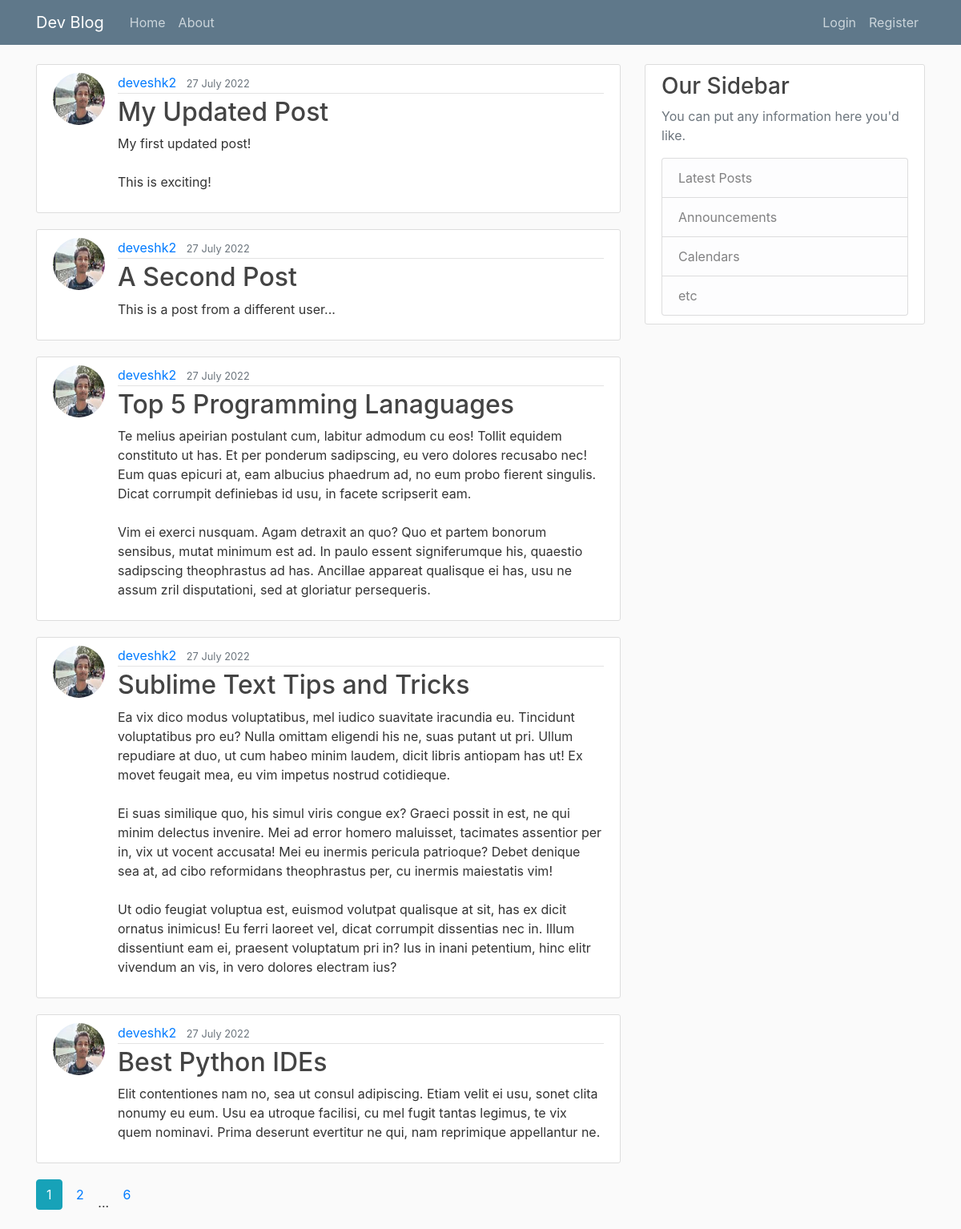
The page /home on the database its author committed.
### FlaskBlog/models.py (models this page shows, shortened)
class Post(db.Model):
    id = db.Column(db.Integer, primary_key=True)
    title = db.Column(db.String(100), nullable=False)
    date_posted = db.Column(db.DateTime, nullable=False, default=date.today())
    content = db.Column(db.Text, nullable=False)
    user_id = db.Column(db.Integer, db.ForeignKey("user.id"), nullable=False)

class User(db.Model, UserMixin):
    id = db.Column(db.Integer, primary_key=True)
    username = db.Column(db.String(20), unique=True, nullable=False)
    email = db.Column(db.String(120), unique=True, nullable=False)
    image_file = db.Column(db.String(120), nullable=False, default="default.jpg")
    password = db.Column(db.String(60), nullable=False)
    posts = db.relationship("Post", backref="author", lazy=True)

### FlaskBlog/Main/route.py (the view)
@main.route("/")
@main.route("/home")
def home():
    page = request.args.get('page', 1, type=int)
    posts = Post.query.order_by(Post.date_posted.desc()).paginate(page=page, per_page=5)
    return render_template('home.html', posts=posts)

### FlaskBlog/templates/home.html
{% extends "layout.html" %}
{% block content %}
{% for post in posts.items %}
<article class="media content-section">
    <img class="rounded-circle article-img"
         src="{{ url_for('static', filename='profile_pics/' + post.author.image_file) }}">
    <div class="media-body">
        <div class="article-metadata">
            <a class="mr-2" href="{{ url_for('users.user_posts', username=post.author.username) }}">{{ post.author.username }}</a>
            <small class="text-muted">{{ post.date_posted.strftime("%d %B %Y") }}</small>
        </div>
        <h2><a class="article-title" href="{{ url_for('posts.my_post', post_id=post.id) }}">{{ post.title }}</a></h2>
        <p class="article-content">{{ post.content }}</p>
    </div>
</article>
{% endfor %}
{% for page_num in posts.iter_pages(left_edge=1, right_edge=1, left_current=1, right_current=2) %}
{% if page_num %}
{% if posts.page == page_num %}
<a class="btn btn-outline-info mb-4 active" href="{{ url_for('main.home', page=page_num) }}">{{ page_num }}</a>
{% else %}
<a class="btn btn-outing-info mb-4" href="{{ url_for('main.home', page=page_num) }}">{{ page_num }}</a>
{% endif %}
{% else %}
...
{% endif %}
{% endfor %}
{% endblock content %}

### FlaskBlog/templates/layout.html (shortened to what this page needs)
<!DOCTYPE html>
<html>
<head>
    <link rel="stylesheet" href="https://maxcdn.bootstrapcdn.com/bootstrap/4.0.0/css/bootstrap.min.css"
>
    <link rel="stylesheet" type="text/css" href="{{ url_for('static', filename='main.css') }}">
</head>
<body>
<header class="site-header">
    <nav class="navbar navbar-expand-md navbar-dark bg-steel fixed-top">
        <div class="container">
            <a class="navbar-brand mr-4" href="/">Dev Blog</a>
            <div class="collapse navbar-collapse" id="navbarToggle">
                <div class="navbar-nav mr-auto">
                    <a class="nav-item nav-link" href="{{ url_for('main.home') }}">Home</a>
                    <a class="nav-item nav-link" href="{{ url_for('main.about') }}">About</a>
                </div>
                <div class="navbar-nav">
                    {% if current_user.is_authenticated %}
                    <a class="nav-item nav-link" href="{{ url_for('posts.new_post') }}">Create Post</a>
                    <a class="nav-item nav-link" href="{{ url_for('users.account') }}">Profile</a>
                    <a class="nav-item nav-link" href="{{ url_for('users.logout') }}">Logout</a>
                    {% else %}
                    <a class="nav-item nav-link" href="{{ url_for('users.login') }}">Login</a>
                    <a class="nav-item nav-link" href="{{ url_for('users.register') }}">Register</a>
                    {% endif %}
                </div>
            </div>
        </div>
    </nav>
</header>
<main role="main" class="container">
    <div class="row">
        <div class="col-md-8">
            {% block content %}{% endblock %}
        </div>
        <div class="col-md-4">
            <div class="content-section">
                <h3>Our Sidebar</h3>
                <p class='text-muted'>You can put any information here you'd like.</p>
                <ul class="list-group">
                    <li class="list-group-item list-group-item-light">Latest Posts</li>
                    <li class="list-group-item list-group-item-light">Announcements</li>
                    <li class="list-group-item list-group-item-light">Calendars</li>
                    <li class="list-group-item list-group-item-light">etc</li>
                </ul>
            </div>
        </div>
    </div>
</main>
</body>
</html>

### FlaskBlog/static/main.css (style rules this page uses)
body { background: #fafafa; color: #333333; margin-top: 5rem; }
h1, h2, h3, h4, h5, h6 { color: #444444; }
.bg-steel { background-color: #5f788a; }
.site-header .navbar-nav .nav-link { color: #cbd5db; }
.content-section { background: #ffffff; padding: 10px 20px; border: 1px solid #dddddd; border-radius: 3px; margin-bottom: 20px; }
.article-title { color: #444444; }
.article-content { white-space: pre-line; }
.article-img { height: 65px; width: 65px; margin-right: 16px; }
.article-metadata { padding-bottom: 1px; margin-bottom: 4px; border-bottom: 1px solid #e3e3e3 }

### rows shown on the page
Post: image_file (picture), author.username "deveshk2", date_posted "27 July 2022", title "My Updated Post", content "My first updated post! This is exciting!"
Post: image_file (picture), author.username "deveshk2", date_posted "27 July 2022", title "A Second Post", content "This is a post from a different user..."
Post: image_file (picture), author.username "deveshk2", date_posted "27 July 2022", title "Top 5 Programming Lanaguages", content "Te melius apeirian postulant cum, labitur admodum cu eos! Tollit equidem constituto ut has. Et per ponderum sadipscing, eu vero dolores recusabo nec! Eum quas epicuri at, eam albucius phaedrum ad, no eum probo fierent singulis. Dicat corrumpit definiebas id usu, in facete scripserit eam. Vim ei exerci nusquam. Agam detraxit an quo? Quo et partem bonorum sensibus, mutat minimum est ad. In paulo essent signiferumque his, quaestio sadipscing theophrastus ad has. Ancillae appareat qualisque ei has, usu ne assum zril disputationi, sed at gloriatur persequeris."
Post: image_file (picture), author.username "deveshk2", date_posted "27 July 2022", title "Sublime Text Tips and Tricks", content "Ea vix dico modus voluptatibus, mel iudico suavitate iracundia eu. Tincidunt voluptatibus pro eu? Nulla omittam eligendi his ne, suas putant ut pri. Ullum repudiare at duo, ut cum habeo minim laudem, dicit libris antiopam has ut! Ex movet feugait mea, eu vim impetus nostrud cotidieque. Ei suas similique quo, his simul viris congue ex? Graeci possit in est, ne qui minim delectus invenire. Mei ad error homero maluisset, tacimates assentior per in, vix ut vocent accusata! Mei eu inermis pericula patrioque? Debet denique sea at, ad cibo reformidans theophrastus per, cu inermis maiestatis vim! Ut odio feugiat voluptua est, euismod volutpat qualisque at sit, has ex dicit ornatus inimicus! Eu…"
Post: image_file (picture), author.username "deveshk2", date_posted "27 July 2022", title "Best Python IDEs", content "Elit contentiones nam no, sea ut consul adipiscing. Etiam velit ei usu, sonet clita nonumy eu eum. Usu ea utroque facilisi, cu mel fugit tantas legimus, te vix quem nominavi. Prima deserunt evertitur ne qui, nam reprimique appellantur ne."

### other values the page prints
{{ page_num }} "1"
{{ page_num }} "2" "6"
